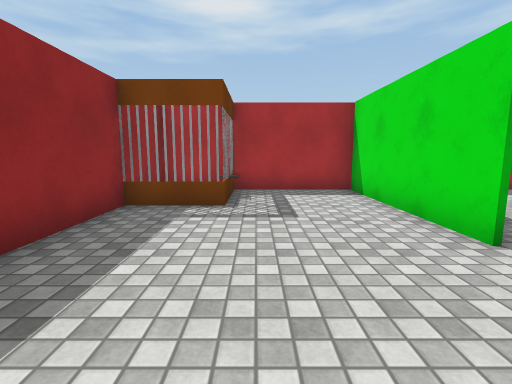
[1] (above)

20 first-person views from a walk through a Unity game level. The camera is 1.3 m above the floor, tilts 8° down and sees 85° across. The floor is counted in squares, 1.2 m on a side. Each view is taken from the middle of a square. On the plan, view 1 faces up. The plan holds only what a view shows up to about 12 squares ahead; the rest is blank. The player character is not drawn. Surface patterns are stand-ins for the level's own textures.

[2]
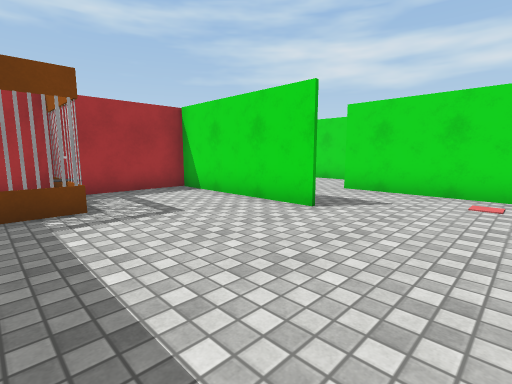

[3]
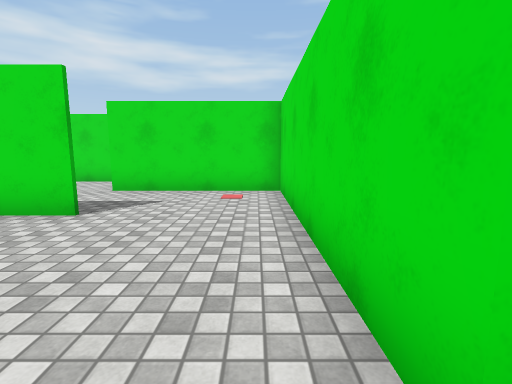

[4]
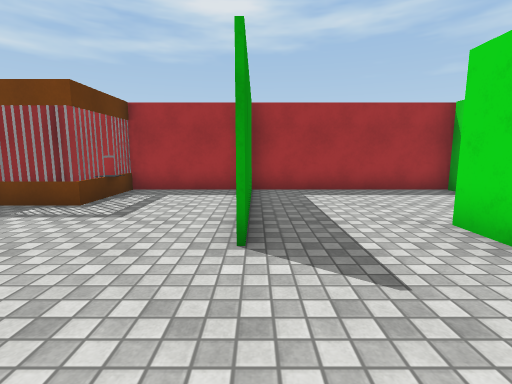

[5]
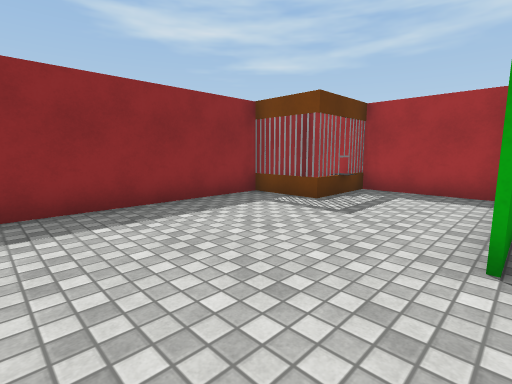

[6]
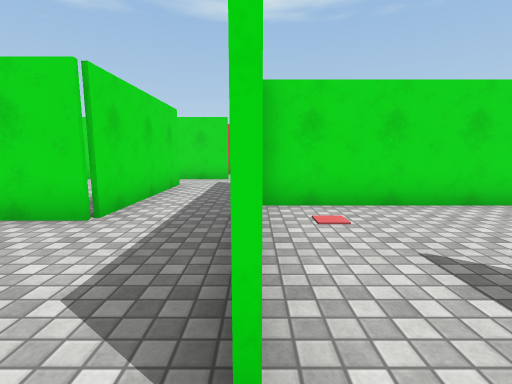

[7]
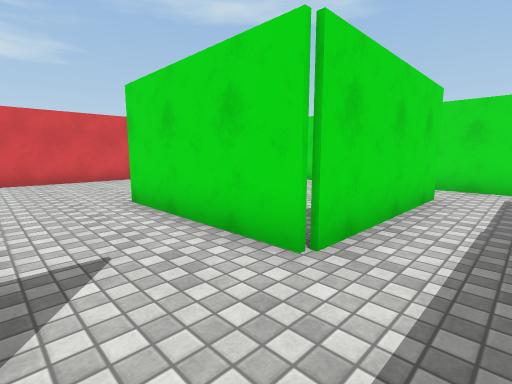

[8]
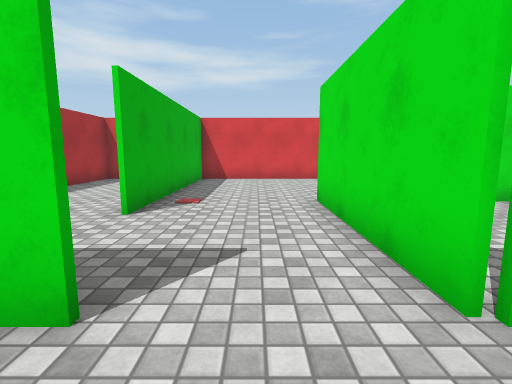

[9]
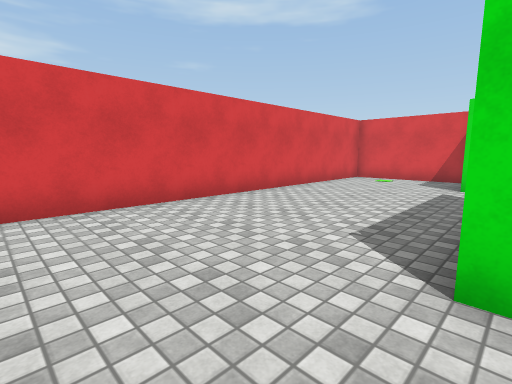

[10]
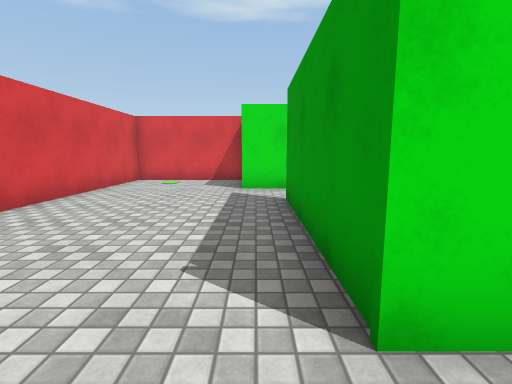

[11]
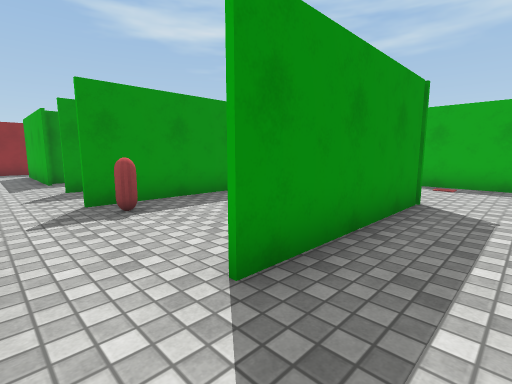

[12]
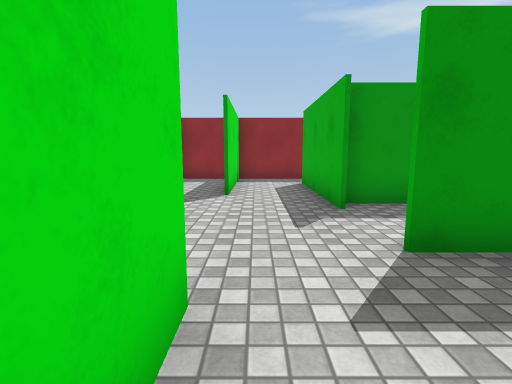

[13]
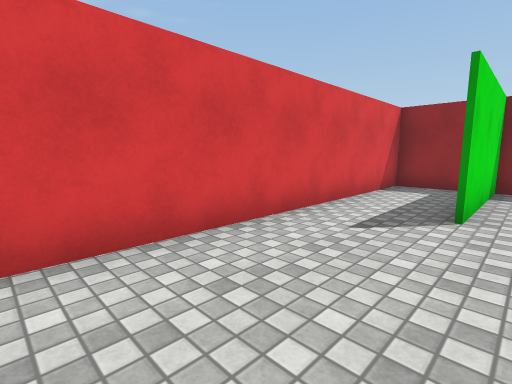

[14]
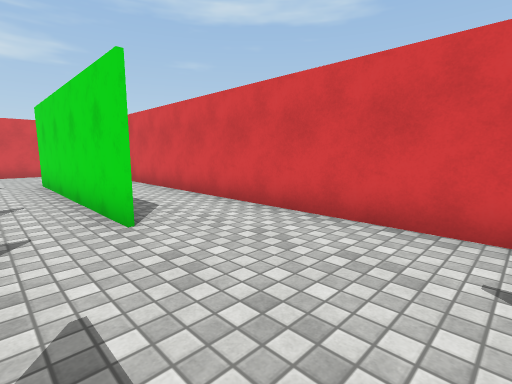

[15]
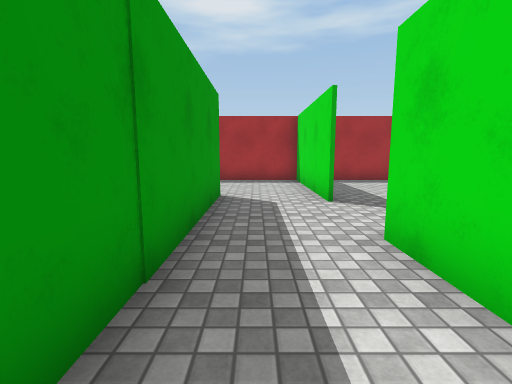

[16]
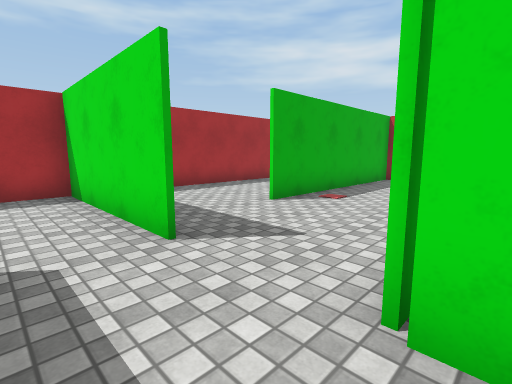

[17]
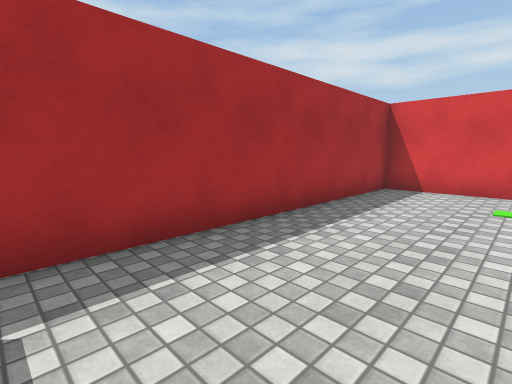

[18]
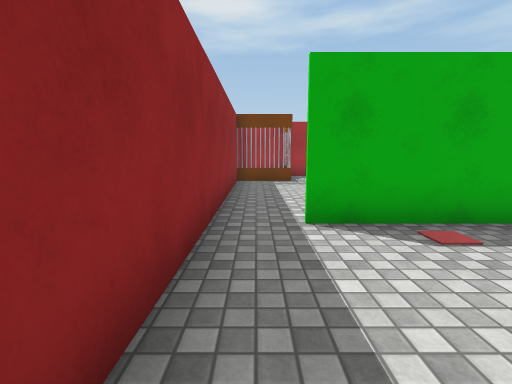

[19]
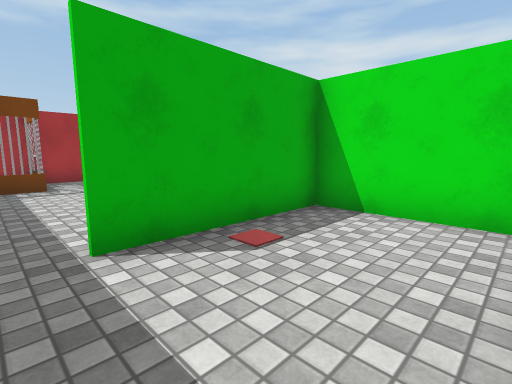

[20]
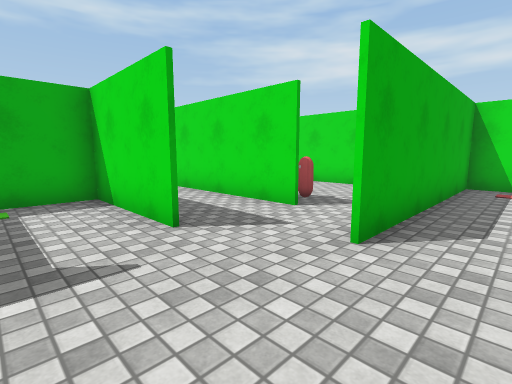

### Floor plan
Ten units are one square. View 1 is at (0, 0); x grows to the right and y downward. Boxes are objects, and circles mark ways between rooms. Rooms are numbered by the first view taken in them; rooms with no view inside come last. Other rooms are left out.
<svg viewBox="-32 -87 225 184">
<path fill="none" stroke="#000" d="M28 -31 28 -81M29 -45 29 -31M-12 7 60 7M30 -82 -27 -82 -27 5M60 10 60 -42M86 -46 86 -81M29 -74 29 -45M90 -82 30 -82M60 44 60 10M38 44 -9 44M31 26 31 42M71 65 96 65M61 8 42 8M86 46 86 -6 96 -6M-5 67 19 67M86 -31 86 -46M61 -41 61 44M-27 72 -27 92 140 92M143 66 71 66M116 -6 133 -6 133 46M125 65 145 65M188 -43 118 -43M145 92 187 92 187 -40M187 -40 187 -82 90 -82M-27 35 -27 67 -5 67M132 38 132 12M87 9 87 46M96 65 125 65M-27 5 -27 35M30 39 30 8 -12 8M96 -6 116 -6"/>
<rect x="-25" y="-75" width="20" height="20" fill="#bbb"><title>other object</title></rect>
<rect x="95" y="35" width="10" height="10" fill="#bbb"><title>other object</title></rect>
<circle cx="45" cy="-40" r="3" fill="#2a7"/>
<circle cx="-20" cy="10" r="3" fill="#2a7"/>
<circle cx="75" cy="-40" r="3" fill="#2a7"/>
<circle cx="5" cy="55" r="3" fill="#2a7"/>
<circle cx="90" cy="55" r="3" fill="#2a7"/>
<circle cx="90" cy="-25" r="3" fill="#2a7"/>
<circle cx="130" cy="55" r="3" fill="#2a7"/>
<circle cx="125" cy="-25" r="3" fill="#2a7"/>
<circle cx="105" cy="-40" r="3" fill="#2a7"/>
<circle cx="-15" cy="40" r="3" fill="#2a7"/>
<text x="10" y="-30">1</text>
<text x="60" y="-60">2</text>
<text x="50" y="40">3</text>
<text x="160" y="20">4</text>
<text x="140" y="-60">5</text>
<text x="-20" y="50">6</text>
<text x="110" y="30">7</text>
<text x="0" y="20">8</text>
<text x="100" y="-30">9</text>
</svg>
Room 1 opens to room 2. Room 1 opens to room 8. Room 2 opens to room 3. Room 3 opens to room 6. Room 3 opens to room 7. Room 3 opens to room 9. Room 4 opens to room 7. Room 4 opens to room 9. Room 5 opens to room 9. Room 6 opens to room 8.

Where each view was taken, in squares from view 1:
view 1: 0 up, 0 right, facing up
view 2: 0 up, 2 left, facing up-right
view 3: 0 up, 2 left, facing right
view 4: 0 up, 3 right, facing up
view 5: 0 up, 3 right, facing up-left
view 6: 5 up, 6 right, facing down
view 7: 3 up, 7 right, facing down-right
view 8: 2 up, 7 right, facing right
view 9: 3 up, 13 right, facing down-right
view 10: 2 up, 14 right, facing down
view 11: 6 down, 15 right, facing up-left
view 12: 6 down, 9 right, facing left
view 13: 6 down, 7 right, facing down-left
view 14: 5 down, 3 right, facing down-right
view 15: 3 down, 7 right, facing up
view 16: 0 up, 7 right, facing up-right
view 17: 5 up, 10 right, facing up-right
view 18: 5 down, 2 left, facing up
view 19: 4 down, 2 left, facing up-right
view 20: 8 down, 4 right, facing up-right
